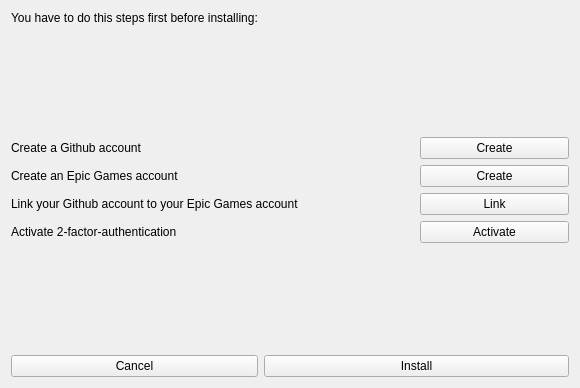
<?xml version="1.0" encoding="UTF-8"?>
<ui version="4.0">
 <class>Form</class>
 <widget class="QWidget" name="Form">
  <property name="geometry">
   <rect>
    <x>0</x>
    <y>0</y>
    <width>580</width>
    <height>388</height>
   </rect>
  </property>
  <property name="windowTitle">
   <string>Install Unreal Engine 4</string>
  </property>
  <layout class="QGridLayout" name="gridLayout">
   <item row="2" column="0">
    <widget class="QLabel" name="githubLabel">
     <property name="text">
      <string>Create a Github account</string>
     </property>
    </widget>
   </item>
   <item row="1" column="0">
    <spacer name="verticalSpacer_2">
     <property name="orientation">
      <enum>Qt::Vertical</enum>
     </property>
     <property name="sizeHint" stdset="0">
      <size>
       <width>20</width>
       <height>40</height>
      </size>
     </property>
    </spacer>
   </item>
   <item row="0" column="0">
    <widget class="QLabel" name="stepsInfoLabel">
     <property name="text">
      <string>You have to do this steps first before installing:</string>
     </property>
    </widget>
   </item>
   <item row="4" column="0" colspan="2">
    <widget class="QLabel" name="linkLabel">
     <property name="text">
      <string>Link your Github account to your Epic Games account</string>
     </property>
    </widget>
   </item>
   <item row="4" column="2">
    <widget class="QPushButton" name="linkButton">
     <property name="text">
      <string>Link</string>
     </property>
    </widget>
   </item>
   <item row="6" column="0">
    <spacer name="verticalSpacer">
     <property name="orientation">
      <enum>Qt::Vertical</enum>
     </property>
     <property name="sizeHint" stdset="0">
      <size>
       <width>20</width>
       <height>40</height>
      </size>
     </property>
    </spacer>
   </item>
   <item row="7" column="0">
    <widget class="QPushButton" name="cancelButton">
     <property name="text">
      <string>Cancel</string>
     </property>
    </widget>
   </item>
   <item row="7" column="1" colspan="2">
    <widget class="QPushButton" name="installButton">
     <property name="text">
      <string>Install</string>
     </property>
    </widget>
   </item>
   <item row="2" column="2">
    <widget class="QPushButton" name="githubButton">
     <property name="text">
      <string>Create</string>
     </property>
    </widget>
   </item>
   <item row="3" column="0">
    <widget class="QLabel" name="epicLabel">
     <property name="text">
      <string>Create an Epic Games account</string>
     </property>
    </widget>
   </item>
   <item row="3" column="2">
    <widget class="QPushButton" name="epicButton">
     <property name="text">
      <string>Create</string>
     </property>
    </widget>
   </item>
   <item row="5" column="0">
    <widget class="QLabel" name="label">
     <property name="text">
      <string>Activate 2-factor-authentication</string>
     </property>
    </widget>
   </item>
   <item row="5" column="2">
    <widget class="QPushButton" name="activateButton">
     <property name="text">
      <string>Activate</string>
     </property>
    </widget>
   </item>
  </layout>
 </widget>
 <resources/>
 <connections/>
</ui>
